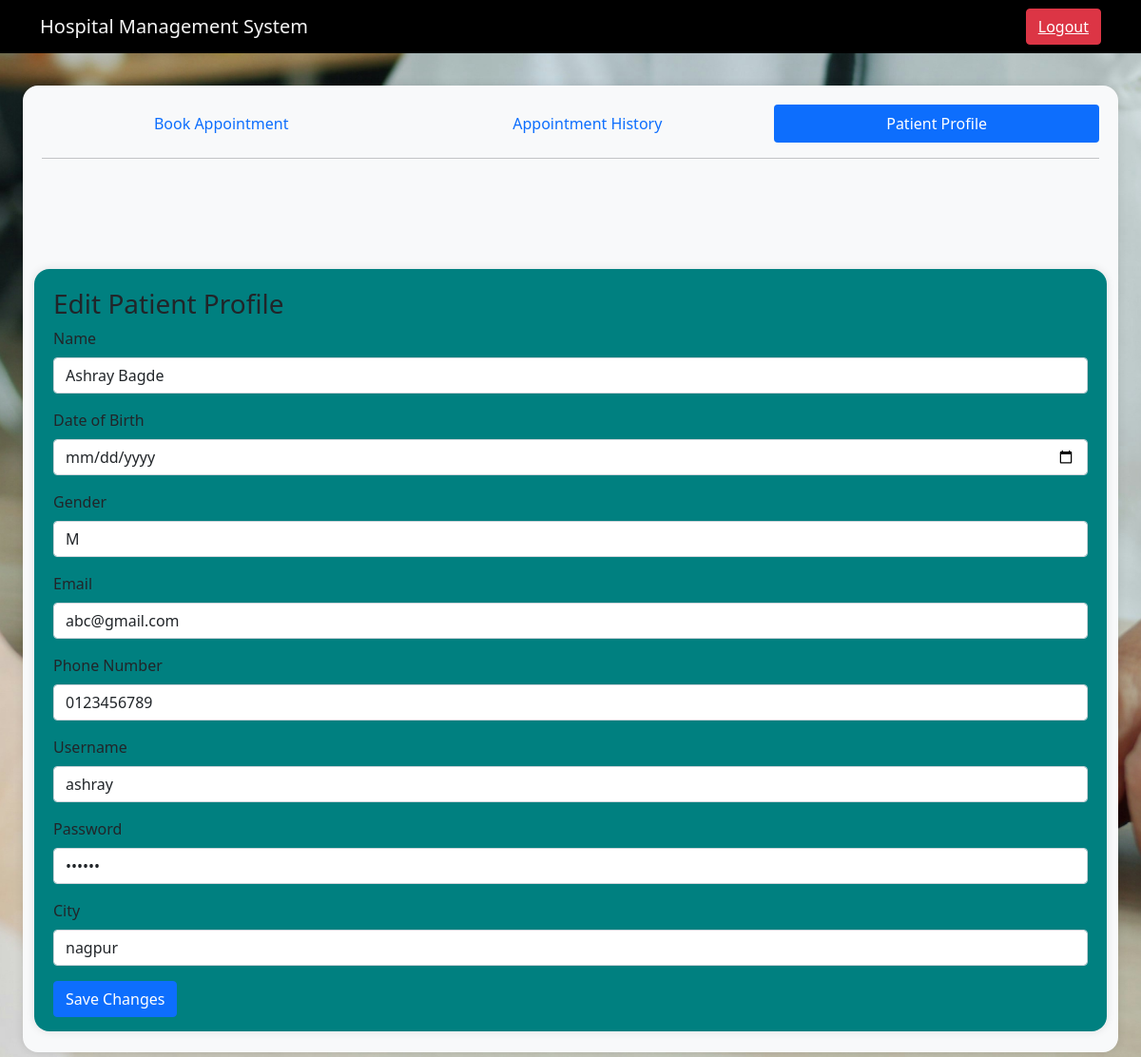
Screenshot of /patient/profile/edit (signed in) with the database file from the repository.
### tables this page shows
CREATE TABLE patients (
    Pid INTEGER PRIMARY KEY AUTOINCREMENT,
    name TEXT NOT NULL,
    dob TEXT NOT NULL,
    email TEXT  NOT NULL,
    pnum TEXT ,
    username TEXT ,
    password TEXT,
    age INTEGER,
    gender TEXT,
    city Text,
    created_at TIMESTAMP DEFAULT CURRENT_TIMESTAMP
);

### app.py (the view, shortened to what this page needs)
@app.route("/patient/profile/edit", methods=['GET', 'POST'])
def patient_profile_edit():
    if 'user' not in session or session.get('role')!='patient':
        return redirect(url_for('home'))
    conn=sqlite3.connect(DATABASE)
    curr=conn.cursor()
    patient=curr.execute('''select * from patients where username=?''',(session['user'],)).fetchone()
    curr.close()
    conn.close()
    return render_template("patient_profile_edit.html", patient=patient)

### templates/patient_profile_edit.html (shortened to what this page needs)
<html lang="en">
    <head>
        <link href="https://cdn.jsdelivr.net/npm/bootstrap@5.0.2/dist/css/bootstrap.min.css" rel="stylesheet">
    </head>
    <body>
        <div>
            <nav class="navbar navbar-expand-lg bg-body-tertiary" style="background-color: black;">
            <div class="container-md">
            <a class="navbar-brand" style="color: whitesmoke;" href="#">Hospital Management System</a>
            <a class="btn btn-danger" href="/logout"><U>Logout</U></a>
            </div>
            </nav>
        </div>
        <div class="rounded-container" >
                <ul class="nav nav-pills nav-fill">
                <li class="nav-item">
                    <a class="nav-link" href="/patient">Book Appointment</a>
                </li>
                <li class="nav-item">
                    <a class="nav-link" href="/patient/history">Appointment History</a>
                </li>
                <li class="nav-item">
                    <a class="nav-link active" aria-current="page" href="/patient/profile">Patient Profile</a>
                </li>
                </ul>
                <hr>
                <div class="rounded-dialog">
                    <h3>Edit Patient Profile</h3>
                    <form method="POST">
                        <div class="mb-3">
                            <label for="name" class="form-label">Name</label>
                            <input type="text" class="form-control" id="name" name="name" value="{{ patient[1] }}">
                        </div>
                        <div class="mb-3">
                            <label for="DOB" class="form-label">Date of Birth</label>
                            <input type="date" class="form-control" id="DOB" name="DOB" value="{{ patient[2] }}" required>
                        </div>
                        <div class="mb-3">
                            <label for="gender" class="form-label">Gender</label>
                            <input type="text" class="form-control" id="gender" name="gender" value="{{ patient[8] }}">
                        </div>
                        <div class="mb-3">
                            <label for="email" class="form-label">Email</label>
                            <input type="email" class="form-control" id="email" name="email" value="{{ patient[3] }}">
                        </div>
                        <div class="mb-3">
                            <label for="number" class="form-label">Phone Number</label>
                            <input type="text" class="form-control" id="number" name="number" value="{{ patient[4] }}">
                        </div>
                        <div class="mb-3">
                            <label for="username" class="form-label">Username</label>
                            <input type="text" class="form-control" id="username" name="username" value="{{ patient[5] }}">
                        </div>
                        <div class="mb-3">
                            <label for="password" class="form-label">Password</label>
                            <input type="password" class="form-control" id="password" name="password" value="{{ patient[6] }}">
                        </div>
                        <div class="mb-3">
                            <label for="city" class="form-label">City</label>
                            <input type="text" class="form-control" id="city" name="city" value="{{ patient[9] }}">
                        </div>
                        <button type="submit" class="btn btn-primary">Save Changes</button>
                    </form>
                </div>
        </div>
    </body>
</html>

### templates/patient_profile_edit.html (style rules this page uses)
body { background-image: url('/static/img.jpg'); background-size: cover; background-position: center; background-repeat: no-repeat; }
.rounded-container { position: fixed; top: 8vh; left: 2vw; right: 2vw; bottom: 2vh; background-color: #f8f9fa; border-radius: 16px; box-shadow: 0 0 10px rgba(0,0,0,0.1); padding: 20px; overflow: auto; z-index: 1000; }
.rounded-dialog { position: fixed; top: 25vh; left: 3vw; right: 3vw; bottom: 4vh; background-color: teal; border-radius: 16px; box-shadow: 0 0 10px rgba(0,0,0,0.1); padding: 20px; overflow: auto; z-index: 1000; }

### rows the page displays
patients: name "Ashray Bagde", gender "M", email "abc@gmail.com", number "0123456789", username "ashray", city "nagpur"
